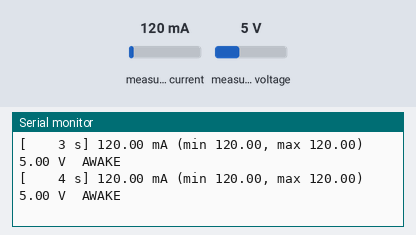
Simulated run of this sketch. Board: ESP32. Parts: the last lines printed to the serial monitor. Inputs (shaded band) come from the test bench; at power-on: measured current 120 mA, measured voltage 5 V. WiFi joins after 1.5 s; servers stay silent unless stated.

Above: at 4.7 s.
4.8 s: measured current set to 23 mA
At 6.2 s:
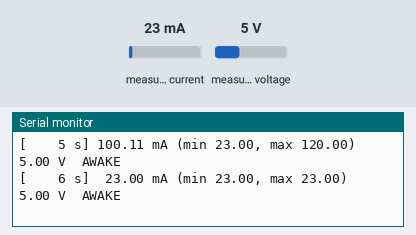
6.3 s: measured current set to 18 mA
At 7.6 s:
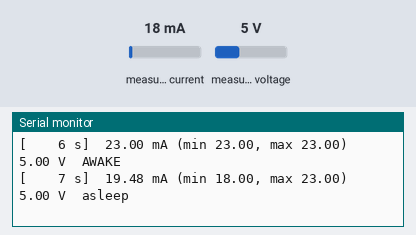

The sketch:

module14_current_meter.ino
```cpp
// Module 14 - Practice 7: the Node 1 board becomes Node 2's current meter (a sequel to module09_current_meter from Module 9),
// and at the same time LISTENS for ESP-NOW from Node 2. Without a listener, Node 2's sends get no ACK, Node 2 retries and
// searches for the channel, so you would measure the worst wake instead of the usual one.
// The Node 1 board (powered from the laptop's USB) reads the INA219 module on its I2C bus, address 0x40:
//   VCC to the bottom rail (+) 3.3 V, GND to the bottom rail (-), SCL to strip 19, SDA to strip 20 (like Module 9, Practice 6).
//   The INA219's VIN+ and VIN- pins are inserted in the 5 V wire from the MT3608 to Node 2's VIN pin.
// WiFi.begin() with nothing inside uses the home WiFi saved on this board since the portal of Module 10, so its radio is on
// the router's channel, the same channel Node 2 uses. After measuring, upload Node 1 v1.3.0 again.
// Library: Adafruit INA219 1.2.3 (installed with it: Adafruit BusIO 1.17.4). WiFi and ESP-NOW come with the esp32 package.

#include <Wire.h>
#include <Adafruit_INA219.h>
#include <WiFi.h>
#include <esp_now.h>  // Module 14: this board also "listens" to Node 2 so that its sends get an ACK

const unsigned long SAMPLE_INTERVAL = 5;     // ms: one current reading every 5 ms (200 times per second)
const unsigned long REPORT_INTERVAL = 1000;  // ms: one report line every 1 second
const float WAKE_THRESHOLD = 20.0;           // mA: above this, the second board counts as awake
const int SAMPLES_SURELY_AWAKE = 3;          // 3 readings in a row above the threshold = really awake
const int SAMPLES_SURELY_ASLEEP = 20;        // 20 readings in a row (100 ms) below the threshold = really asleep

Adafruit_INA219 ina219;  // default address 0x40
bool ina219Found = false;
volatile uint32_t node2Packets = 0;  // Module 14: ESP-NOW packets received while measuring

// Called by the WiFi task every time an ESP-NOW packet arrives: just count, no Serial.
void onEspNowReceive(const esp_now_recv_info_t* info, const uint8_t* data, int length) {
  node2Packets = node2Packets + 1;  // not ++: C++20 warns about ++ on a volatile
}

unsigned long lastSampleTime = 0;
unsigned long lastReportTime = 0;

// Statistics for the report every second
float currentSumThisSecond = 0;
int samplesThisSecond = 0;
float minCurrent = 0;
float maxCurrent = 0;
float lastVoltage = 0;

// The second board's wake-sleep cycle
bool isAwake = false;
int aboveInARow = 0;    // how many readings in a row above the threshold
int belowInARow = 0;    // how many readings in a row below the threshold
float awakeCurrentSum = 0;
unsigned long awakeSamples = 0;
float asleepCurrentSum = 0;
unsigned long asleepSamples = 0;

void printCycleSummary() {
  float awakeSeconds = awakeSamples * SAMPLE_INTERVAL / 1000.0;
  float asleepSeconds = asleepSamples * SAMPLE_INTERVAL / 1000.0;
  float awakeAverage = awakeCurrentSum / awakeSamples;
  float asleepAverage = asleepCurrentSum / asleepSamples;
  float cycleAverage = (awakeCurrentSum + asleepCurrentSum) / (awakeSamples + asleepSamples);
  Serial.printf("CYCLE: awake %.2f seconds, average %.1f mA | asleep %.2f seconds, average %.2f mA | cycle average %.2f mA\n",
                awakeSeconds, awakeAverage, asleepSeconds, asleepAverage, cycleAverage);
  Serial.printf("       awake charge %.0f mA.s | Node 2 packets received so far: %lu\n", awakeSeconds * awakeAverage,
                (unsigned long)node2Packets);
}

void takeSample() {
  float current = ina219.getCurrent_mA();
  lastVoltage = ina219.getBusVoltage_V();

  if (samplesThisSecond == 0 || current < minCurrent) {
    minCurrent = current;
  }
  if (samplesThisSecond == 0 || current > maxCurrent) {
    maxCurrent = current;
  }
  currentSumThisSecond += current;
  samplesThisSecond++;

  // Awake or asleep? It takes several readings in a row, so that a moment of noise doesn't count.
  if (current > WAKE_THRESHOLD) {
    aboveInARow++;
    belowInARow = 0;
  } else {
    belowInARow++;
    aboveInARow = 0;
  }
  if (!isAwake && aboveInARow >= SAMPLES_SURELY_AWAKE) {
    if (awakeSamples > 0 && asleepSamples > 0) {  // one complete cycle has been recorded
      printCycleSummary();
    }
    isAwake = true;
    awakeCurrentSum = 0;
    awakeSamples = 0;
    asleepCurrentSum = 0;
    asleepSamples = 0;
  }
  if (isAwake && belowInARow >= SAMPLES_SURELY_ASLEEP) {
    isAwake = false;
  }

  if (isAwake) {
    awakeCurrentSum += current;
    awakeSamples++;
  } else {
    asleepCurrentSum += current;
    asleepSamples++;
  }
}

void report(unsigned long now) {
  if (samplesThisSecond == 0) {
    return;
  }
  Serial.printf("[%5lu s] %6.2f mA (min %.2f, max %.2f)  %.2f V  %s\n", now / 1000,
                currentSumThisSecond / samplesThisSecond, minCurrent, maxCurrent, lastVoltage,
                isAwake ? "AWAKE" : "asleep");
  currentSumThisSecond = 0;
  samplesThisSecond = 0;
}

void setup() {
  Serial.begin(115200);
  delay(500);
  Wire.begin();  // SDA = D21, SCL = D22, like Node 1's OLED display
  WiFi.setSleep(false);
  WiFi.mode(WIFI_STA);
  WiFi.begin();  // the home WiFi saved since the portal of Module 10: the radio moves to the router's channel, the same as Node 2
  if (esp_now_init() == ESP_OK) {
    esp_now_register_recv_cb(onEspNowReceive);
  }
  ina219Found = ina219.begin();
  if (ina219Found) {
    ina219.setCalibration_16V_400mA();  // a range up to 400 mA, finer readings for small currents
    Serial.println("Practice 7 - INA219 current meter ready, also listening for ESP-NOW. Wake threshold: 20 mA.");
  }
}

void loop() {
  unsigned long now = millis();

  if (!ina219Found) {
    if (now - lastReportTime >= 2000) {
      lastReportTime = now;
      Serial.println("INA219 not answering at address 0x40. Check the VCC, GND, SCL, and SDA wires, then press EN.");
    }
    return;
  }

  if (now - lastSampleTime >= SAMPLE_INTERVAL) {
    lastSampleTime = now;
    takeSample();
  }
  if (now - lastReportTime >= REPORT_INTERVAL) {
    lastReportTime = now;
    report(now);
  }
}
```

Measured:
- the behaviour switches between 21 and 20 mA on measured current (found by bisection; images 1 and 2)
- after the input at 4.8 s, the serial monitor: prints a new line after 0.20 s (image 1)
- after the input at 6.3 s, the serial monitor: prints a new line after 0.70 s (image 2)
